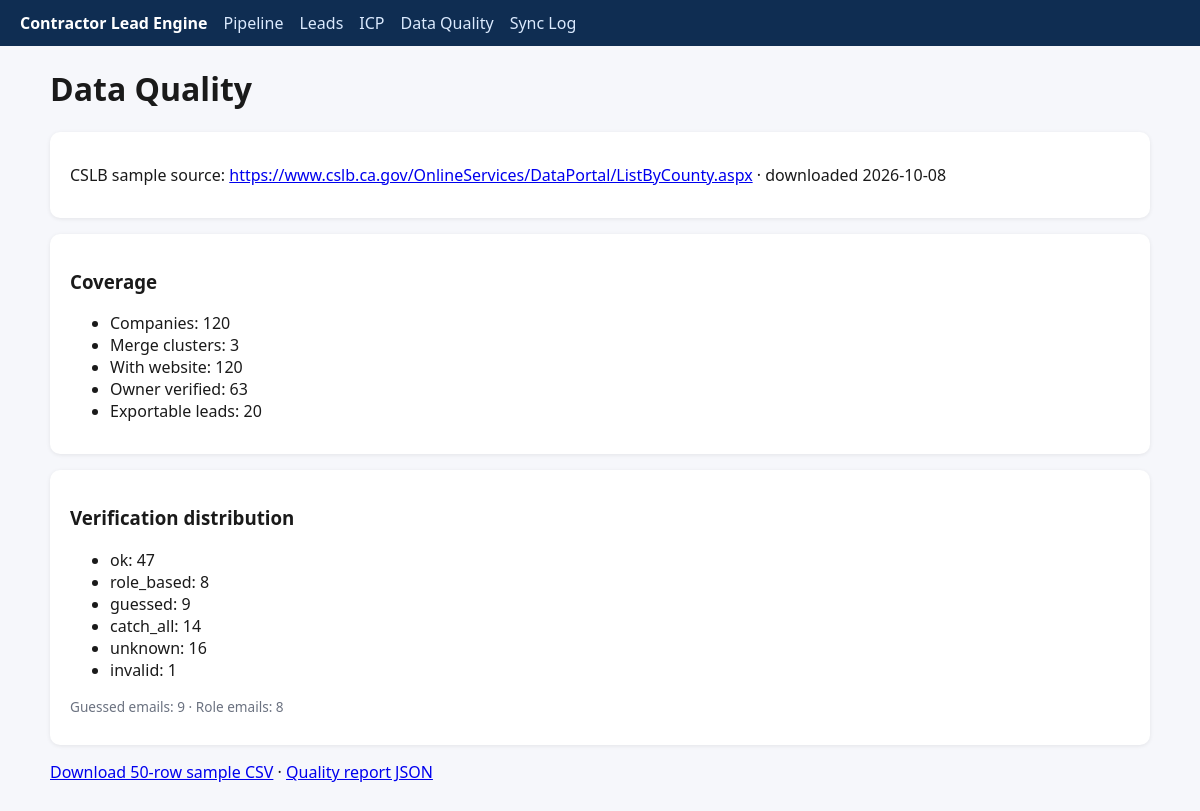
The page /quality on the database its author committed.
### app/db/models.py (models this page shows)
class Contact(Base):
    __tablename__ = "contacts"
    id: Mapped[int] = mapped_column(Integer, primary_key=True)
    company_id: Mapped[int] = mapped_column(ForeignKey("companies.id"), index=True)
    contact_type: Mapped[str] = mapped_column(String(16))
    value: Mapped[str] = mapped_column(String(256), index=True)
    status: Mapped[str] = mapped_column(String(32), default="unknown")
    is_guessed: Mapped[bool] = mapped_column(Boolean, default=False)
    is_role_based: Mapped[bool] = mapped_column(Boolean, default=False)
    verifier: Mapped[str | None] = mapped_column(String(64))
    verified_at: Mapped[str | None] = mapped_column(String(32))
    source_url: Mapped[str] = mapped_column(String(512))
    sourced_at: Mapped[str] = mapped_column(String(32))
    company: Mapped[Company] = relationship(back_populates="contacts")

### app/web/routes.py (the view)
@router.get("/quality", response_class=HTMLResponse)
def quality_page(request: Request, db: Session = Depends(get_db)):
    report = quality_report(db)
    meta_path = settings.cslb_sample_path.with_suffix(".meta.json")
    meta = json.loads(meta_path.read_text()) if meta_path.exists() else {}
    clusters = db.query(MergeCluster).count()
    return render(
        "quality.html",
        request=request,
        report=report,
        meta=meta,
        merge_clusters=clusters,
    )

### app/web/templates/quality.html (shortened to what this page needs)
{% extends "base.html" %}
{% block content %}
<h1>Data Quality</h1>
<div class="card">
  <p>CSLB sample source: <a href="{{ meta.source_url }}">{{ meta.source_url }}</a> · downloaded {{ meta.download_date }}</p>
</div>
<div class="card">
  <h3>Coverage</h3>
  <ul>
    <li>Companies: {{ report.companies_total }}</li>
    <li>Merge clusters: {{ merge_clusters }}</li>
    <li>With website: {{ report.with_website }}</li>
    <li>Owner verified: {{ report.owner_verified }}</li>
    <li>Exportable leads: {{ report.exportable_leads }}</li>
  </ul>
</div>
<div class="card">
  <h3>Verification distribution</h3>
  <ul>
  {% for status, count in report.verification_status.items() %}
    <li>{{ status }}: {{ count }}</li>
  {% endfor %}
  </ul>
  <p class="muted">Guessed emails: {{ report.guessed_emails }} · Role emails: {{ report.role_emails }}</p>
</div>
<p>
  <a href="/export/sample.csv">Download 50-row sample CSV</a> ·
  <a href="/export/sample-report.json">Quality report JSON</a>
</p>
{% endblock %}

### app/web/templates/base.html (style rules this page uses)
:root { font-family: system-ui, sans-serif; color: #1a1a1a; }
body { margin: 0; background: #f6f7fb; }
.card { background: #fff; border-radius: 10px; padding: 1rem 1.25rem; box-shadow: 0 1px 4px rgba(0,0,0,.08); margin-bottom: 1rem; }
.muted { color: #6b7280; font-size: .85rem; }

### rows shown on the page
Contact: status "ok", count "47"
Contact: status "role_based", count "8"
Contact: status "guessed", count "9"
Contact: status "catch_all", count "14"
Contact: status "unknown", count "16"
Contact: status "invalid", count "1"

### other values the page prints
{{ meta.source_url }} "https://www.cslb.ca.gov/OnlineServices/DataPortal/ListByCounty.aspx"
{{ meta.download_date }} "2026-10-08"
{{ report.companies_total }} "120"
{{ merge_clusters }} "3"
{{ report.with_website }} "120"
{{ report.owner_verified }} "63"
{{ report.exportable_leads }} "20"
{{ report.guessed_emails }} "9"
{{ report.role_emails }} "8"
